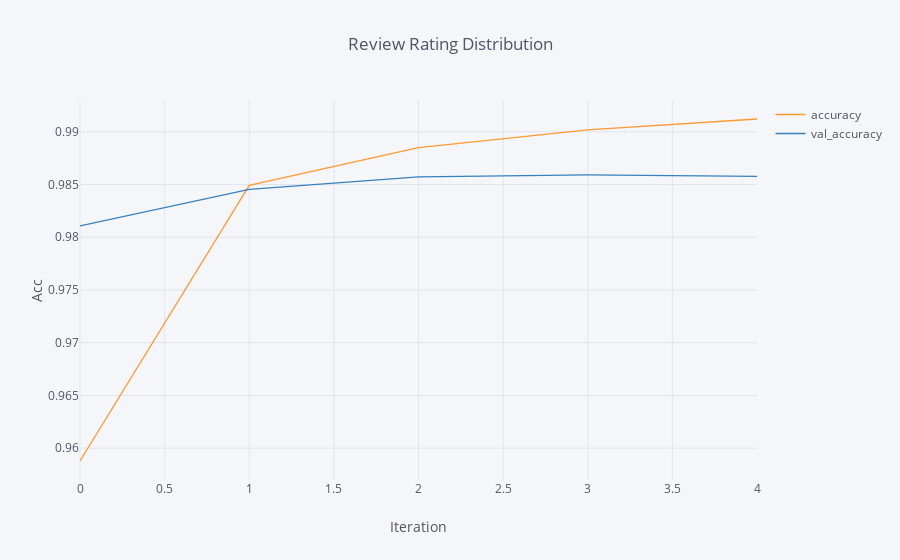

The notebook cell this image was saved under:
### Code cell
# !pip install plotly
# !pip install cufflinks
%matplotlib inline
from plotly.offline import init_notebook_mode, iplot 
init_notebook_mode(connected=True)
import cufflinks as cf
cf.go_offline()
cf.set_config_file(offline=False, world_readable=True)

hist[['accuracy', 'val_accuracy']].iplot(
    kind='line',
    xTitle='Iteration',
    yTitle='Acc',
    title='Review Rating Distribution')

### Figure 1 — Plotly figure (JSON) as saved in the notebook; plotly's stock layout.template omitted (floating-point values rounded to 4 significant figures)
{"data": [{"line": {"color": "rgba(255, 153, 51, 1.0)", "dash": "solid", "shape": "linear", "width": 1.3}, "mode": "lines", "name": "accuracy", "text": "", "type": "scatter", "uid": "af355c71-794e-4fb1-b8e3-b5fddab6a670", "x": [0, 1, 2, 3, 4], "y": [0.9588, 0.9849, 0.9885, 0.9902, 0.9912]}, {"line": {"color": "rgba(55, 128, 191, 1.0)", "dash": "solid", "shape": "linear", "width": 1.3}, "mode": "lines", "name": "val_accuracy", "text": "", "type": "scatter", "uid": "deb14d76-1828-4f43-8b1c-1d7200ed789b", "x": [0, 1, 2, 3, 4], "y": [0.9811, 0.9845, 0.9857, 0.9859, 0.9858]}], "layout": {"legend": {"bgcolor": "#F5F6F9", "font": {"color": "#4D5663"}}, "paper_bgcolor": "#F5F6F9", "plot_bgcolor": "#F5F6F9", "title": {"font": {"color": "#4D5663"}, "text": "Review Rating Distribution"}, "xaxis": {"gridcolor": "#E1E5ED", "showgrid": true, "tickfont": {"color": "#4D5663"}, "title": {"font": {"color": "#4D5663"}, "text": "Iteration"}, "zerolinecolor": "#E1E5ED"}, "yaxis": {"gridcolor": "#E1E5ED", "showgrid": true, "tickfont": {"color": "#4D5663"}, "title": {"font": {"color": "#4D5663"}, "text": "Acc"}, "zerolinecolor": "#E1E5ED"}}}
